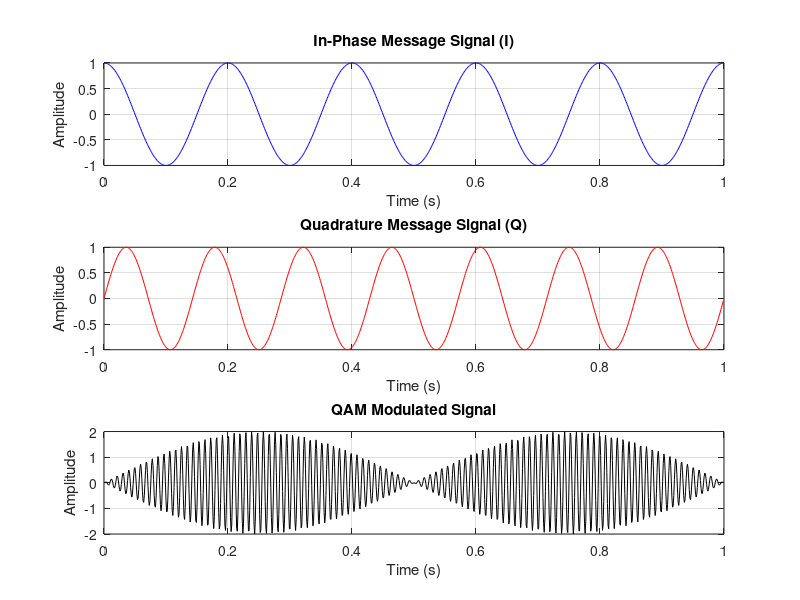

Here is the MATLAB script that generated this plot:
% Parameters
Fs = 1000;                 % Sampling frequency (Hz)
t = 0:1/Fs:1-1/Fs;         % Time vector (1 second)
fc = 100;                  % Carrier frequency (Hz)
fm1 = 5;                   % Message frequency 1 (Hz)
fm2 = 7;                   % Message frequency 2 (Hz)

% Message signals for in-phase (I) and quadrature (Q) components
mI = cos(2*pi*fm1*t);      % In-phase component
mQ = sin(2*pi*fm2*t);      % Quadrature component

% Create analytic signals of I and Q using Hilbert Transform
mI_analytic = hilbert(mI);
mQ_analytic = hilbert(mQ);

% Generate QAM signal: I*cos(2*pi*fc*t) - Q*sin(2*pi*fc*t)
qam_signal = real(mI_analytic .* exp(1j*2*pi*fc*t)) - real(mQ_analytic .* exp(1j*(2*pi*fc*t + pi/2)));

% Plot message signals and QAM signal
figure;

subplot(3,1,1);
plot(t, mI, 'b');
title('In-Phase Message Signal (I)');
xlabel('Time (s)');
ylabel('Amplitude');
grid on;

subplot(3,1,2);
plot(t, mQ, 'r');
title('Quadrature Message Signal (Q)');
xlabel('Time (s)');
ylabel('Amplitude');
grid on;

subplot(3,1,3);
plot(t, qam_signal, 'k');
title('QAM Modulated Signal');
xlabel('Time (s)');
ylabel('Amplitude');
grid on;
